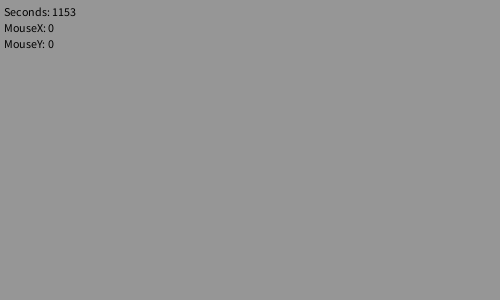
Frame 1 (no input)
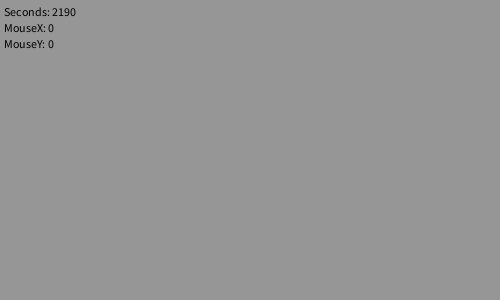
Frame 60 (the mouse pressed at the canvas centre just before this capture)
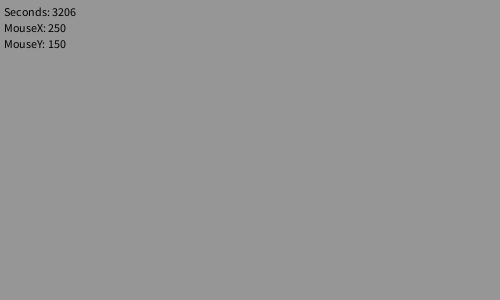
Frame 120 (the mouse held since frame 60 and released just before this capture)

The Processing sketch that drew these frames (run headless with seeded random() and noise(); from frame 60 on, the mouse is pressed at the canvas centre):

// Processing sketch: oefen_opgave_3
// ── oefen_opgave_3.pde
void setup() {
  size(500, 300);
}

void draw() {
  background(150);
  
  fill(0);
  textSize(12);
  text("Seconds: " + millis(), 4, 16);
  
  text("MouseX: " + mouseX, 4, 32);
  text("MouseY: " + mouseY, 4, 48);
}

void mouseClicked() {
  println("CLICK!");
}
